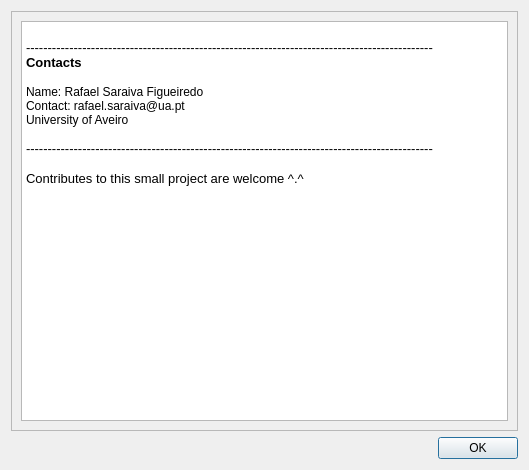
<?xml version="1.0" encoding="UTF-8"?>
<ui version="4.0">
 <class>Dialog</class>
 <widget class="QDialog" name="Dialog">
  <property name="geometry">
   <rect>
    <x>0</x>
    <y>0</y>
    <width>529</width>
    <height>470</height>
   </rect>
  </property>
  <property name="windowTitle">
   <string>Help</string>
  </property>
  <layout class="QVBoxLayout" name="verticalLayout">
   <item>
    <widget class="QScrollArea" name="scrollArea">
     <property name="widgetResizable">
      <bool>true</bool>
     </property>
     <widget class="QWidget" name="scrollAreaWidgetContents">
      <property name="geometry">
       <rect>
        <x>0</x>
        <y>0</y>
        <width>507</width>
        <height>416</height>
       </rect>
      </property>
      <layout class="QHBoxLayout" name="horizontalLayout">
       <item>
        <widget class="QTextBrowser" name="textBrowser">
         <property name="html">
          <string>&lt;!DOCTYPE HTML PUBLIC &quot;-//W3C//DTD HTML 4.0//EN&quot; &quot;http://www.w3.org/TR/REC-html40/strict.dtd&quot;&gt;
&lt;html&gt;&lt;head&gt;&lt;meta name=&quot;qrichtext&quot; content=&quot;1&quot; /&gt;&lt;style type=&quot;text/css&quot;&gt;
p, li { white-space: pre-wrap; }
&lt;/style&gt;&lt;/head&gt;&lt;body style=&quot; font-family:'Sans Serif'; font-size:9pt; font-weight:400; font-style:normal;&quot;&gt;
&lt;p style=&quot;-qt-paragraph-type:empty; margin-top:0px; margin-bottom:0px; margin-left:0px; margin-right:0px; -qt-block-indent:0; text-indent:0px;&quot;&gt;&lt;br /&gt;&lt;/p&gt;
&lt;p style=&quot; margin-top:0px; margin-bottom:0px; margin-left:0px; margin-right:0px; -qt-block-indent:0; text-indent:0px;&quot;&gt;&lt;span style=&quot; font-size:10pt;&quot;&gt;----------------------------------------------------------------------------------------------&lt;/span&gt;&lt;/p&gt;
&lt;p style=&quot; margin-top:0px; margin-bottom:0px; margin-left:0px; margin-right:0px; -qt-block-indent:0; text-indent:0px;&quot;&gt;&lt;span style=&quot; font-size:10pt; font-weight:600;&quot;&gt;Contacts&lt;/span&gt;&lt;/p&gt;
&lt;p style=&quot;-qt-paragraph-type:empty; margin-top:0px; margin-bottom:0px; margin-left:0px; margin-right:0px; -qt-block-indent:0; text-indent:0px; font-size:10pt; font-weight:600;&quot;&gt;&lt;br /&gt;&lt;/p&gt;
&lt;p style=&quot; margin-top:0px; margin-bottom:0px; margin-left:0px; margin-right:0px; -qt-block-indent:0; text-indent:0px;&quot;&gt;Name: Rafael Saraiva Figueiredo&lt;/p&gt;
&lt;p style=&quot; margin-top:0px; margin-bottom:0px; margin-left:0px; margin-right:0px; -qt-block-indent:0; text-indent:0px;&quot;&gt;Contact: rafael.saraiva@ua.pt&lt;/p&gt;
&lt;p style=&quot; margin-top:0px; margin-bottom:0px; margin-left:0px; margin-right:0px; -qt-block-indent:0; text-indent:0px;&quot;&gt;University of Aveiro&lt;/p&gt;
&lt;p style=&quot;-qt-paragraph-type:empty; margin-top:0px; margin-bottom:0px; margin-left:0px; margin-right:0px; -qt-block-indent:0; text-indent:0px;&quot;&gt;&lt;br /&gt;&lt;/p&gt;
&lt;p style=&quot; margin-top:0px; margin-bottom:0px; margin-left:0px; margin-right:0px; -qt-block-indent:0; text-indent:0px;&quot;&gt;&lt;span style=&quot; font-size:10pt;&quot;&gt;----------------------------------------------------------------------------------------------&lt;/span&gt;&lt;/p&gt;
&lt;p style=&quot;-qt-paragraph-type:empty; margin-top:0px; margin-bottom:0px; margin-left:0px; margin-right:0px; -qt-block-indent:0; text-indent:0px; font-size:10pt;&quot;&gt;&lt;br /&gt;&lt;/p&gt;
&lt;p style=&quot; margin-top:0px; margin-bottom:0px; margin-left:0px; margin-right:0px; -qt-block-indent:0; text-indent:0px;&quot;&gt;&lt;span style=&quot; font-size:10pt;&quot;&gt;Contributes to this small project are welcome ^.^&lt;/span&gt;&lt;/p&gt;&lt;/body&gt;&lt;/html&gt;</string>
         </property>
        </widget>
       </item>
      </layout>
     </widget>
    </widget>
   </item>
   <item>
    <widget class="QDialogButtonBox" name="buttonBox">
     <property name="orientation">
      <enum>Qt::Horizontal</enum>
     </property>
     <property name="standardButtons">
      <set>QDialogButtonBox::Ok</set>
     </property>
    </widget>
   </item>
  </layout>
 </widget>
 <resources/>
 <connections>
  <connection>
   <sender>buttonBox</sender>
   <signal>accepted()</signal>
   <receiver>Dialog</receiver>
   <slot>accept()</slot>
   <hints>
    <hint type="sourcelabel">
     <x>248</x>
     <y>254</y>
    </hint>
    <hint type="destinationlabel">
     <x>157</x>
     <y>274</y>
    </hint>
   </hints>
  </connection>
  <connection>
   <sender>buttonBox</sender>
   <signal>rejected()</signal>
   <receiver>Dialog</receiver>
   <slot>reject()</slot>
   <hints>
    <hint type="sourcelabel">
     <x>316</x>
     <y>260</y>
    </hint>
    <hint type="destinationlabel">
     <x>286</x>
     <y>274</y>
    </hint>
   </hints>
  </connection>
 </connections>
</ui>
